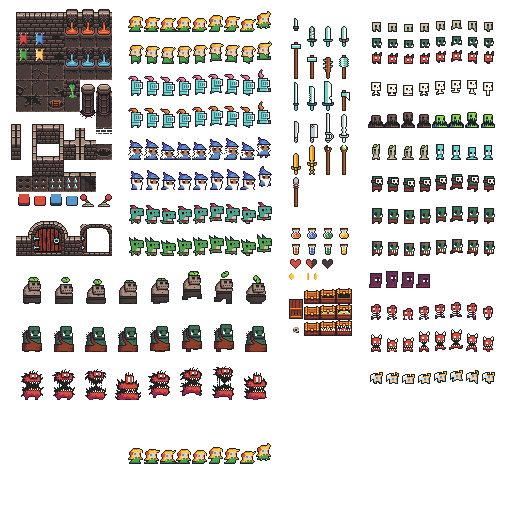
#> input picture tools/dungeon/assets/0x72_atlas.png, 512 x 512 px
$ python blackkey.py assets/0x72_atlas.png assets/0x72_atlas.png 5
#> lines starting #> are read from the running program, lines starting #| are printed output that depends on the picture
import sys
from collections import deque
from PIL import Image
inp, outp = sys.argv[1], sys.argv[2]
THR = int(sys.argv[3]) if len(sys.argv) > 3 else 60   # luminance below this (and border-connected) = bg
im = Image.open(inp).convert('RGBA'); W, H = im.size; px = im.load()
#> further down, im is the input picture: PIL image 512x512 RGBA; mean R, G, B, A 22.9, 20.6, 18.4, 60.4
#> after `W, H = im.size`: W = 512; H = 512
def dark(c): return (c[0]*0.30 + c[1]*0.59 + c[2]*0.11) < THR
bg = bytearray(W*H); q = deque()
for x in range(W):
    for y in (0, H-1):
        if dark(px[x, y]) and not bg[y*W+x]: bg[y*W+x] = 1; q.append((x, y))
for y in range(H):
    for x in (0, W-1):
        if dark(px[x, y]) and not bg[y*W+x]: bg[y*W+x] = 1; q.append((x, y))
while q:
    x, y = q.popleft()
    for dx, dy in ((1,0),(-1,0),(0,1),(0,-1)):
        nx, ny = x+dx, y+dy
        if 0 <= nx < W and 0 <= ny < H and not bg[ny*W+nx] and dark(px[nx, ny]):
            bg[ny*W+nx] = 1; q.append((nx, ny))
for i in range(W*H):
    if bg[i]: x, y = i % W, i // W; c = px[x, y]; px[x, y] = (c[0], c[1], c[2], 0)
# soften the cut edge a touch (fade alpha where a transparent neighbor exists)
bb = im.getbbox()
#> bb = (11, 9, 495, 464)
if bb: im = im.crop(bb)
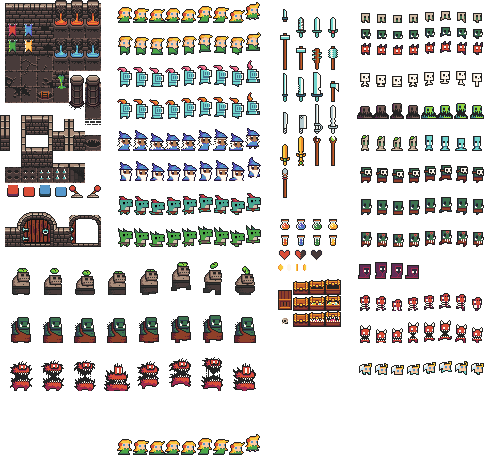
#> im: PIL image 484x455 RGBA; mean R, G, B, A 27.3, 24.5, 21.9, 71.9; transparent parts drawn white
im.save(outp); print('wrote', outp, im.size)
#| wrote assets/0x72_atlas.png (484, 455)
prev = Image.new('RGBA', im.size, (60, 62, 70, 255)); prev.alpha_composite(im); prev.convert('RGB').save('/tmp/noam_preview.png')
#> after `prev = Image.new('RGBA', im.size, (60, 62, 70, 255))`:
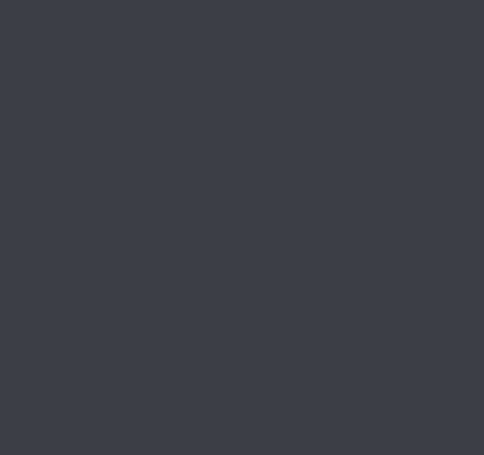
#> prev: PIL image 484x455 RGBA; mean R, G, B, A 60, 62, 70, 255
#> after `prev.alpha_composite(im)`:
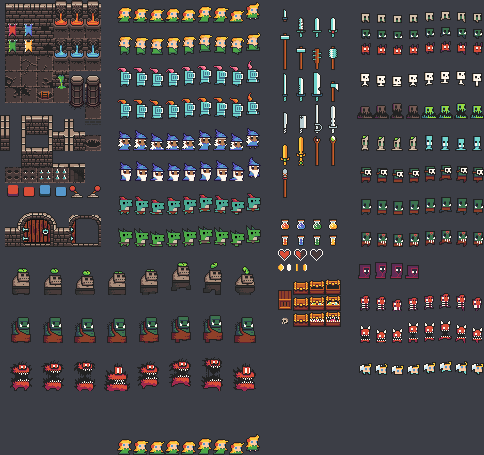
#> prev: PIL image 484x455 RGBA; mean R, G, B, A 70.2, 68.9, 72, 255
